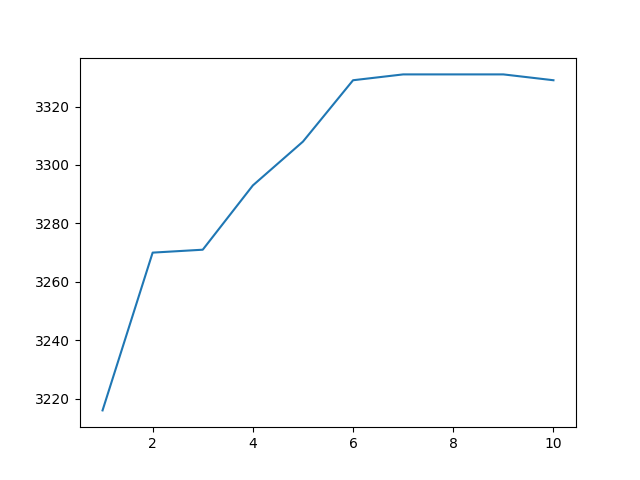

The script that saved this image:

import numpy as np
import matplotlib.pyplot as plt
from scipy.io import loadmat
import scipy.optimize as opt
#import checkNNGradients


#-----------------------------------------------------------------------

def load(X, y, XVal,Yval):

    m = len(y)
    input_size = X.shape[1]
    num_labels = 2

    y = (y-1)
    y_onehot = np.zeros((m,num_labels))
    for i in range(m):
        y_onehot[i][y[i].__int__()] = 1

    n= len(Yval)
    Yval = (Yval-1)
    yval_onehot = np.zeros((n,num_labels))
    for i in range(n):
        yval_onehot[i][Yval[i].__int__()] = 1

    return X, y_onehot, yval_onehot

#-----------------------------------------------------------------------

def loadRed():
    weights = loadmat('ex4weights.mat')
    theta1, theta2 = weights['Theta1'],weights['Theta2']

    return theta1, theta2

#-----------------------------------------------------------------------

def sigmoid(z):
    return 1/ (1+np.exp(-z))

#-----------------------------------------------------------------------
def coste_red(theta, X, Y):
    _, _, H = propagacion(X,theta[0],theta[1])
    cost = (-1 / (len(X))) * np.sum((Y * np.log(H)) + (1 - Y) * np.log(1 - H + 1e-9))
    return cost

#-----------------------------------------------------------------------

def coste_red_reg(theta, X, Y, lambd):
    a = lambd/(2*(len(X))) * (np.sum(theta[0][1:]**2) + np.sum(theta[1][1:]**2))
    return coste_red(theta, X, Y) + a

#-----------------------------------------------------------------------

def gradiente_red(theta, XX, Y, lambd):
    H = sigmoid( np.matmul(XX,theta))
    grad =(1/len(Y))* np.matmul(XX.T, H - Y) + lambd/(len(XX)) * theta
    return grad

#-----------------------------------------------------------------------

def propagacion(X, Theta1, Theta2):
    
    m = X.shape[0]

    a1=np.hstack([np.ones([m, 1]), X])
    z2=np.dot(a1, Theta1.T)
    a2=np.hstack([np.ones([m, 1]), sigmoid(z2)])
    z3=np.dot(a2, Theta2.T)
    H=sigmoid(z3)

    return a1, a2, H

#-----------------------------------------------------------------------

def termino_reg(g, m, reg, theta):
    columna = g[0]
    g = g + (reg/m)*theta
    g[0] = columna
    return g

#-----------------------------------------------------------------------

def backprop ( params_rn , num_entradas , num_ocultas , num_etiquetas , X, y , reg):

    Theta1 = np.reshape ( params_rn [ : num_ocultas * ( num_entradas + 1 ) ] ,( num_ocultas , ( num_entradas + 1 )))
    Theta2 = np.reshape ( params_rn [ num_ocultas * ( num_entradas + 1 ) : ] ,( num_etiquetas , ( num_ocultas + 1 )))

    A1, A2, H = propagacion(X, Theta1, Theta2)
    m = X.shape[0]

    Delta1 = np.zeros_like(Theta1)
    Delta2 = np.zeros_like(Theta2)

    for t in range(m):
        a1t = A1[t, :] # (401,)
        a2t = A2[t, :] # (26,)
        ht = H[t, :] # (10,)
        yt = y[t] # (10,)
        d3t = ht - yt # (10,)
        d2t = np.dot(Theta2.T, d3t) * (a2t * (1 - a2t)) # (26,)
        Delta1 = Delta1 + np.dot(d2t[1:, np.newaxis], a1t[np.newaxis, :])
        Delta2 = Delta2 + np.dot(d3t[:, np.newaxis], a2t[np.newaxis, :])

    G1 = Delta1/m
    G2 = Delta2/m

    G1 = termino_reg(G1, m, reg, Theta1)
    G2 = termino_reg(G2, m, reg, Theta2)

    return coste_red_reg(np.array([Theta1, Theta2]), X, y, reg), np.concatenate([np.ravel(G1), np.ravel(G2)])        

#-----------------------------------------------------------------------

def red_neuronal(X, y ,XVal, YVal):
    X, y, yval = load(X, y ,XVal, YVal)

    num_entradas = np.shape(X)[1]
    num_ocultas = 25
    num_etiquetas = 2

    ini = 0.12
    i=100


    plt.figure()
    lambdArray = np.zeros(10)

    max_correctos = 0
    max_lambda = 0

    for lambd in np.arange(0, 10, 1):
        pesos= np.random.uniform(-ini,ini,(num_entradas+1)*num_ocultas+(num_ocultas+1)*num_etiquetas)
        sol = opt.minimize(fun=backprop, x0=pesos, args=(num_entradas,num_ocultas, num_etiquetas,X, y ,lambd), jac= True,method = 'TNC', options ={'maxiter' :i})

        theta1 = np.reshape ( sol.x [ : num_ocultas * ( num_entradas + 1 ) ] ,( num_ocultas , ( num_entradas + 1 )))
        theta2 = np.reshape ( sol.x [ num_ocultas * ( num_entradas + 1 ) : ] ,( num_etiquetas , ( num_ocultas + 1 )))
        
        m = np.shape(X)[0]

        A1, A2, H = propagacion(XVal, theta1, theta2)

        maxChance = H.argmax(axis= 1)
        res = yval.argmax(axis= 1)
        correctos = np.sum(maxChance == res)
        lambdArray[lambd] = correctos
        if (correctos > max_correctos):
            max_correctos = correctos
            max_lambda = lambd
    plt.plot(np.linspace(1,len(lambdArray),len(lambdArray), dtype=int),lambdArray)
    plt.savefig("redes_neuronales.png")

    return correctos/m, max_lambda
    

#-----------------------------------------------------------------------
